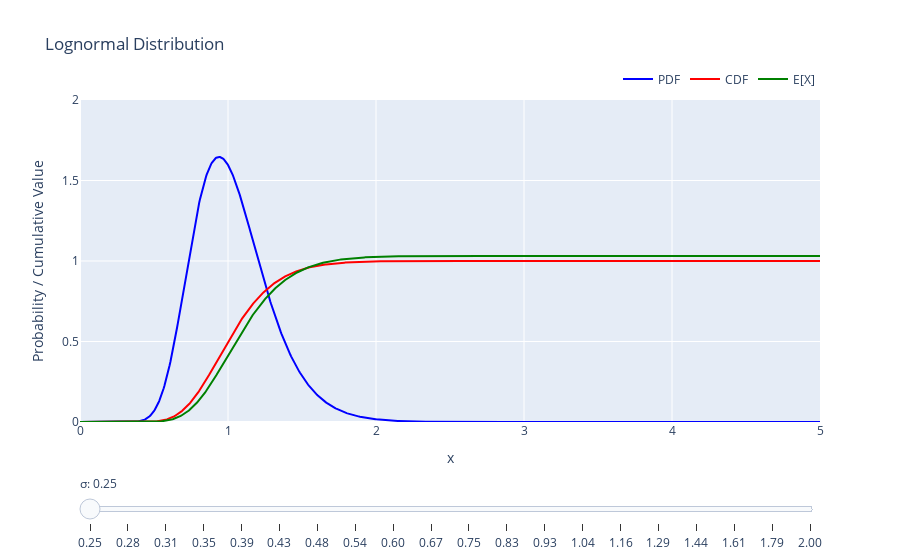

Notebook code cell kept with this figure:
### Markdown cell above
## Lognormal Distribution

The lognormal distribution is a continuous probability distribution of a random variable whose logarithm is normally distributed. If X is a random variable with a normal distribution, then Y = exp(X) has a lognormal distribution.

### Probability Density Function (PDF)

For a lognormal distribution with parameters μ and σ, the probability density function is given by:

$$f(x; μ, σ) = \frac{1}{x σ \sqrt{2π}} \exp\left(-\frac{(\ln x - μ)^2}{2σ^2}\right)$$

where:
- x > 0 is the random variable
- μ is the mean of the natural logarithm of the variable
- σ is the standard deviation of the natural logarithm of the variable

### Cumulative Distribution Function (CDF)

The cumulative distribution function is:

$$F(x; μ, σ) = \frac{1}{2} + \frac{1}{2}\text{erf}\left(\frac{\ln x - μ}{σ\sqrt{2}}\right)$$

where erf is the error function.

### Properties

1. Mean: $E[X] = \exp(μ + \frac{σ^2}{2})$
2. Median: $\text{Median}[X] = \exp(μ)$
3. Variance: $\text{Var}[X] = [\exp(σ^2) - 1]\exp(2μ + σ^2)$

The lognormal distribution is often used to model variables that are the product of many independent, identically-distributed variables, due to the central limit theorem.

### Partial Expectation of Lognormal Distribution

For a lognormal distribution, the partial expectation E[X|X<x] represents the expected value of X given that X is less than some value x. This can be calculated using the following formula:

$$E[X|X<x] = \int_0^x t \cdot f(t) dt$$

where f(t) is the probability density function (PDF) of the lognormal distribution.

For a lognormal distribution with parameters μ and σ, this integral can be expressed in terms of the cumulative distribution function of the standard normal distribution, Φ:

$$E[X|X<x] = e^{μ + \frac{σ^2}{2}} \cdot Φ\left(\frac{\ln x - μ - σ^2}{σ}\right)$$

where:
- x is the upper bound of integration
- μ is the mean of the natural logarithm of the variable
- σ is the standard deviation of the natural logarithm of the variable
- Φ is the cumulative distribution function of the standard normal distribution

The function E[X|X<x] starts at 0 when x = 0 and approaches the mean of the lognormal distribution, $e^{μ + \frac{σ^2}{2}}$, as x approaches infinity.

This partial expectation is useful in various applications, such as in finance for calculating expected shortfall, or in reliability engineering for determining expected lifetime under certain conditions.

### Code cell
import numpy as np
import plotly.graph_objects as go
from plotly.subplots import make_subplots
from scipy.stats import lognorm
from scipy.integrate import cumtrapz

x_range = [0, 5]
y_range = [0, 2]

# Generate x values
x = np.linspace(*x_range, 1000)

# Create the figure
fig = make_subplots(rows=1, cols=1)

# Generate sigma values on a log scale
sigmas = np.logspace(np.log10(0.25), np.log10(2), 20)

# Create lognormal distribution traces for different sigmas
for sigma in sigmas:
    # PDF
    pdf = lognorm.pdf(x, s=sigma, scale=np.exp(0))
    pdf_trace = go.Scatter(x=x, y=pdf, mode='lines', name='PDF', visible=False, line=dict(color='blue'))
    fig.add_trace(pdf_trace)

    # CDF
    cdf = lognorm.cdf(x, s=sigma, scale=np.exp(0))
    cdf_trace = go.Scatter(x=x, y=cdf, mode='lines', name='CDF', visible=False, line=dict(color='red'))
    fig.add_trace(cdf_trace)

    # First moment (Expected value function)
    moment_function = cumtrapz(x * pdf, x, initial=0)
    moment_trace = go.Scatter(x=x, y=moment_function, mode='lines', name='E[X]', visible=False, line=dict(color='green'))
    fig.add_trace(moment_trace)

# Make the first set of traces visible
fig.data[0].visible = True
fig.data[1].visible = True
fig.data[2].visible = True

# Create slider
steps = []
for i in range(len(sigmas)):
    step = dict(
        method="update",
        args=[
            {"visible": [False] * (3 * len(sigmas))},
            {"title": f"Lognormal Distribution"}
        ],
        label=f"{sigmas[i]:.2f}"
    )
    step["args"][0]["visible"][3*i:3*i+3] = [True, True, True]  # Make the i-th set of traces visible
    steps.append(step)

sliders = [dict(
    active=0,
    currentvalue={"prefix": "σ: "},
    pad={"t": 50},
    steps=steps
)]

# Update layout
fig.update_layout(
    sliders=sliders,
    title="Lognormal Distribution",
    xaxis_title='x',
    yaxis_title='Probability / Cumulative Value',
    showlegend=True,
    legend=dict(orientation="h", yanchor="bottom", y=1.02, xanchor="right", x=1),
    xaxis=dict(range=x_range),
    yaxis=dict(range=y_range)
)

# Show the plot
fig.show()

### Figure 1 — Plotly figure (JSON) as saved in the notebook; plotly's stock layout.template omitted (floating-point values rounded to 4 significant figures; data arrays with more than 128 entries replaced by an {"elided": "..."} marker saying what was removed)
{"data": [{"line": {"color": "blue"}, "mode": "lines", "name": "PDF", "type": "scatter", "visible": true, "x": {"elided": "1000 float values"}, "y": {"elided": "1000 float values"}}, {"line": {"color": "red"}, "mode": "lines", "name": "CDF", "type": "scatter", "visible": true, "x": {"elided": "1000 float values"}, "y": {"elided": "1000 float values"}}, {"line": {"color": "green"}, "mode": "lines", "name": "E[X]", "type": "scatter", "visible": true, "x": {"elided": "1000 float values"}, "y": {"elided": "1000 float values"}}, {"line": {"color": "blue"}, "mode": "lines", "name": "PDF", "type": "scatter", "visible": false, "x": {"elided": "1000 float values"}, "y": {"elided": "1000 float values"}}, {"line": {"color": "red"}, "mode": "lines", "name": "CDF", "type": "scatter", "visible": false, "x": {"elided": "1000 float values"}, "y": {"elided": "1000 float values"}}, {"line": {"color": "green"}, "mode": "lines", "name": "E[X]", "type": "scatter", "visible": false, "x": {"elided": "1000 float values"}, "y": {"elided": "1000 float values"}}, {"line": {"color": "blue"}, "mode": "lines", "name": "PDF", "type": "scatter", "visible": false, "x": {"elided": "1000 float values"}, "y": {"elided": "1000 float values"}}, {"line": {"color": "red"}, "mode": "lines", "name": "CDF", "type": "scatter", "visible": false, "x": {"elided": "1000 float values"}, "y": {"elided": "1000 float values"}}, {"line": {"color": "green"}, "mode": "lines", "name": "E[X]", "type": "scatter", "visible": false, "x": {"elided": "1000 float values"}, "y": {"elided": "1000 float values"}}, {"line": {"color": "blue"}, "mode": "lines", "name": "PDF", "type": "scatter", "visible": false, "x": {"elided": "1000 float values"}, "y": {"elided": "1000 float values"}}, {"line": {"color": "red"}, "mode": "lines", "name": "CDF", "type": "scatter", "visible": false, "x": {"elided": "1000 float values"}, "y": {"elided": "1000 float values"}}, {"line": {"color": "green"}, "mode": "lines", "name": "E[X]", "type": "scatter", "visible": false, "x": {"elided": "1000 float values"}, "y": {"elided": "1000 float values"}}, {"line": {"color": "blue"}, "mode": "lines", "name": "PDF", "type": "scatter", "visible": false, "x": {"elided": "1000 float values"}, "y": {"elided": "1000 float values"}}, {"line": {"color": "red"}, "mode": "lines", "name": "CDF", "type": "scatter", "visible": false, "x": {"elided": "1000 float values"}, "y": {"elided": "1000 float values"}}, {"line": {"color": "green"}, "mode": "lines", "name": "E[X]", "type": "scatter", "visible": false, "x": {"elided": "1000 float values"}, "y": {"elided": "1000 float values"}}, {"line": {"color": "blue"}, "mode": "lines", "name": "PDF", "type": "scatter", "visible": false, "x": {"elided": "1000 float values"}, "y": {"elided": "1000 float values"}}, {"line": {"color": "red"}, "mode": "lines", "name": "CDF", "type": "scatter", "visible": false, "x": {"elided": "1000 float values"}, "y": {"elided": "1000 float values"}}, {"line": {"color": "green"}, "mode": "lines", "name": "E[X]", "type": "scatter", "visible": false, "x": {"elided": "1000 float values"}, "y": {"elided": "1000 float values"}}, {"line": {"color": "blue"}, "mode": "lines", "name": "PDF", "type": "scatter", "visible": false, "x": {"elided": "1000 float values"}, "y": {"elided": "1000 float values"}}, {"line": {"color": "red"}, "mode": "lines", "name": "CDF", "type": "scatter", "visible": false, "x": {"elided": "1000 float values"}, "y": {"elided": "1000 float values"}}, {"line": {"color": "green"}, "mode": "lines", "name": "E[X]", "type": "scatter", "visible": false, "x": {"elided": "1000 float values"}, "y": {"elided": "1000 float values"}}, {"line": {"color": "blue"}, "mode": "lines", "name": "PDF", "type": "scatter", "visible": false, "x": {"elided": "1000 float values"}, "y": {"elided": "1000 float values"}}, {"line": {"color": "red"}, "mode": "lines", "name": "CDF", "type": "scatter", "visible": false, "x": {"elided": "1000 float values"}, "y": {"elided": "1000 float values"}}, {"line": {"color": "green"}, "mode": "lines", "name": "E[X]", "type": "scatter", "visible": false, "x": {"elided": "1000 float values"}, "y": {"elided": "1000 float values"}}, {"line": {"color": "blue"}, "mode": "lines", "name": "PDF", "type": "scatter", "visible": false, "x": {"elided": "1000 float values"}, "y": {"elided": "1000 float values"}}, {"line": {"color": "red"}, "mode": "lines", "name": "CDF", "type": "scatter", "visible": false, "x": {"elided": "1000 float values"}, "y": {"elided": "1000 float values"}}, {"line": {"color": "green"}, "mode": "lines", "name": "E[X]", "type": "scatter", "visible": false, "x": {"elided": "1000 float values"}, "y": {"elided": "1000 float values"}}, {"line": {"color": "blue"}, "mode": "lines", "name": "PDF", "type": "scatter", "visible": false, "x": {"elided": "1000 float values"}, "y": {"elided": "1000 float values"}}, {"line": {"color": "red"}, "mode": "lines", "name": "CDF", "type": "scatter", "visible": false, "x": {"elided": "1000 float values"}, "y": {"elided": "1000 float values"}}, {"line": {"color": "green"}, "mode": "lines", "name": "E[X]", "type": "scatter", "visible": false, "x": {"elided": "1000 float values"}, "y": {"elided": "1000 float values"}}, {"line": {"color": "blue"}, "mode": "lines", "name": "PDF", "type": "scatter", "visible": false, "x": {"elided": "1000 float values"}, "y": {"elided": "1000 float values"}}, {"line": {"color": "red"}, "mode": "lines", "name": "CDF", "type": "scatter", "visible": false, "x": {"elided": "1000 float values"}, "y": {"elided": "1000 float values"}}, {"line": {"color": "green"}, "mode": "lines", "name": "E[X]", "type": "scatter", "visible": false, "x": {"elided": "1000 float values"}, "y": {"elided": "1000 float values"}}, {"line": {"color": "blue"}, "mode": "lines", "name": "PDF", "type": "scatter", "visible": false, "x": {"elided": "1000 float values"}, "y": {"elided": "1000 float values"}}, {"line": {"color": "red"}, "mode": "lines", "name": "CDF", "type": "scatter", "visible": false, "x": {"elided": "1000 float values"}, "y": {"elided": "1000 float values"}}, {"line": {"color": "green"}, "mode": "lines", "name": "E[X]", "type": "scatter", "visible": false, "x": {"elided": "1000 float values"}, "y": {"elided": "1000 float values"}}, {"line": {"color": "blue"}, "mode": "lines", "name": "PDF", "type": "scatter", "visible": false, "x": {"elided": "1000 float values"}, "y": {"elided": "1000 float values"}}, {"line": {"color": "red"}, "mode": "lines", "name": "CDF", "type": "scatter", "visible": false, "x": {"elided": "1000 float values"}, "y": {"elided": "1000 float values"}}, {"line": {"color": "green"}, "mode": "lines", "name": "E[X]", "type": "scatter", "visible": false, "x": {"elided": "1000 float values"}, "y": {"elided": "1000 float values"}}, {"line": {"color": "blue"}, "mode": "lines", "name": "PDF", "type": "scatter", "visible": false, "x": {"elided": "1000 float values"}, "y": {"elided": "1000 float values"}}, {"line": {"color": "red"}, "mode": "lines", "name": "CDF", "type": "scatter", "visible": false, "x": {"elided": "1000 float values"}, "y": {"elided": "1000 float values"}}, {"line": {"color": "green"}, "mode": "lines", "name": "E[X]", "type": "scatter", "visible": false, "x": {"elided": "1000 float values"}, "y": {"elided": "1000 float values"}}, {"line": {"color": "blue"}, "mode": "lines", "name": "PDF", "type": "scatter", "visible": false, "x": {"elided": "1000 float values"}, "y": {"elided": "1000 float values"}}, {"line": {"color": "red"}, "mode": "lines", "name": "CDF", "type": "scatter", "visible": false, "x": {"elided": "1000 float values"}, "y": {"elided": "1000 float values"}}, {"line": {"color": "green"}, "mode": "lines", "name": "E[X]", "type": "scatter", "visible": false, "x": {"elided": "1000 float values"}, "y": {"elided": "1000 float values"}}, {"line": {"color": "blue"}, "mode": "lines", "name": "PDF", "type": "scatter", "visible": false, "x": {"elided": "1000 float values"}, "y": {"elided": "1000 float values"}}, {"line": {"color": "red"}, "mode": "lines", "name": "CDF", "type": "scatter", "visible": false, "x": {"elided": "1000 float values"}, "y": {"elided": "1000 float values"}}, {"line": {"color": "green"}, "mode": "lines", "name": "E[X]", "type": "scatter", "visible": false, "x": {"elided": "1000 float values"}, "y": {"elided": "1000 float values"}}, {"line": {"color": "blue"}, "mode": "lines", "name": "PDF", "type": "scatter", "visible": false, "x": {"elided": "1000 float values"}, "y": {"elided": "1000 float values"}}, {"line": {"color": "red"}, "mode": "lines", "name": "CDF", "type": "scatter", "visible": false, "x": {"elided": "1000 float values"}, "y": {"elided": "1000 float values"}}, {"line": {"color": "green"}, "mode": "lines", "name": "E[X]", "type": "scatter", "visible": false, "x": {"elided": "1000 float values"}, "y": {"elided": "1000 float values"}}, {"line": {"color": "blue"}, "mode": "lines", "name": "PDF", "type": "scatter", "visible": false, "x": {"elided": "1000 float values"}, "y": {"elided": "1000 float values"}}, {"line": {"color": "red"}, "mode": "lines", "name": "CDF", "type": "scatter", "visible": false, "x": {"elided": "1000 float values"}, "y": {"elided": "1000 float values"}}, {"line": {"color": "green"}, "mode": "lines", "name": "E[X]", "type": "scatter", "visible": false, "x": {"elided": "1000 float values"}, "y": {"elided": "1000 float values"}}, {"line": {"color": "blue"}, "mode": "lines", "name": "PDF", "type": "scatter", "visible": false, "x": {"elided": "1000 float values"}, "y": {"elided": "1000 float values"}}, {"line": {"color": "red"}, "mode": "lines", "name": "CDF", "type": "scatter", "visible": false, "x": {"elided": "1000 float values"}, "y": {"elided": "1000 float values"}}, {"line": {"color": "green"}, "mode": "lines", "name": "E[X]", "type": "scatter", "visible": false, "x": {"elided": "1000 float values"}, "y": {"elided": "1000 float values"}}, {"line": {"color": "blue"}, "mode": "lines", "name": "PDF", "type": "scatter", "visible": false, "x": {"elided": "1000 float values"}, "y": {"elided": "1000 float values"}}, {"line": {"color": "red"}, "mode": "lines", "name": "CDF", "type": "scatter", "visible": false, "x": {"elided": "1000 float values"}, "y": {"elided": "1000 float values"}}, {"line": {"color": "green"}, "mode": "lines", "name": "E[X]", "type": "scatter", "visible": false, "x": {"elided": "1000 float values"}, "y": {"elided": "1000 float values"}}], "layout": {"legend": {"orientation": "h", "x": 1, "xanchor": "right", "y": 1.02, "yanchor": "bottom"}, "showlegend": true, "sliders": [{"active": 0, "currentvalue": {"prefix": "σ: "}, "pad": {"t": 50}, "steps": [{"args": [{"visible": [true, true, true, false, false, false, false, false, false, false, false, false, false, false, false, false, false, false, false, false, false, false, false, false, false, false, false, false, false, false, false, false, false, false, false, false, false, false, false, false, false, false, false, false, false, false, false, false, false, false, false, false, false, false, false, false, false, false, false, false]}, {"title": "Lognormal Distribution"}], "label": "0.25", "method": "update"}, {"args": [{"visible": [false, false, false, true, true, true, false, false, false, false, false, false, false, false, false, false, false, false, false, false, false, false, false, false, false, false, false, false, false, false, false, false, false, false, false, false, false, false, false, false, false, false, false, false, false, false, false, false, false, false, false, false, false, false, false, false, false, false, false, false]}, {"title": "Lognormal Distribution"}], "label": "0.28", "method": "update"}, {"args": [{"visible": [false, false, false, false, false, false, true, true, true, false, false, false, false, false, false, false, false, false, false, false, false, false, false, false, false, false, false, false, false, false, false, false, false, false, false, false, false, false, false, false, false, false, false, false, false, false, false, false, false, false, false, false, false, false, false, false, false, false, false, false]}, {"title": "Lognormal Distribution"}], "label": "0.31", "method": "update"}, {"args": [{"visible": [false, false, false, false, false, false, false, false, false, true, true, true, false, false, false, false, false, false, false, false, false, false, false, false, false, false, false, false, false, false, false, false, false, false, false, false, false, false, false, false, false, false, false, false, false, false, false, false, false, false, false, false, false, false, false, false, false, false, false, false]}, {"title": "Lognormal Distribution"}], "label": "0.35", "method": "update"}, {"args": [{"visible": [false, false, false, false, false, false, false, false, false, false, false, false, true, true, true, false, false, false, false, false, false, false, false, false, false, false, false, false, false, false, false, false, false, false, false, false, false, false, false, false, false, false, false, false, false, false, false, false, false, false, false, false, false, false, false, false, false, false, false, false]}, {"title": "Lognormal Distribution"}], "label": "0.39", "method": "update"}, {"args": [{"visible": [false, false, false, false, false, false, false, false, false, false, false, false, false, false, false, true, true, true, false, false, false, false, false, false, false, false, false, false, false, false, false, false, false, false, false, false, false, false, false, false, false, false, false, false, false, false, false, false, false, false, false, false, false, false, false, false, false, false, false, false]}, {"title": "Lognormal Distribution"}], "label": "0.43", "method": "update"}, {"args": [{"visible": [false, false, false, false, false, false, false, false, false, false, false, false, false, false, false, false, false, false, true, true, true, false, false, false, false, false, false, false, false, false, false, false, false, false, false, false, false, false, false, false, false, false, false, false, false, false, false, false, false, false, false, false, false, false, false, false, false, false, false, false]}, {"title": "Lognormal Distribution"}], "label": "0.48", "method": "update"}, {"args": [{"visible": [false, false, false, false, false, false, false, false, false, false, false, false, false, false, false, false, false, false, false, false, false, true, true, true, false, false, false, false, false, false, false, false, false, false, false, false, false, false, false, false, false, false, false, false, false, false, false, false, false, false, false, false, false, false, false, false, false, false, false, false]}, {"title": "Lognormal Distribution"}], "label": "0.54", "method": "update"}, {"args": [{"visible": [false, false, false, false, false, false, false, false, false, false, false, false, false, false, false, false, false, false, false, false, false, false, false, false, true, true, true, false, false, false, false, false, false, false, false, false, false, false, false, false, false, false, false, false, false, false, false, false, false, false, false, false, false, false, false, false, false, false, false, false]}, {"title": "Lognormal Distribution"}], "label": "0.60", "method": "update"}, {"args": [{"visible": [false, false, false, false, false, false, false, false, false, false, false, false, false, false, false, false, false, false, false, false, false, false, false, false, false, false, false, true, true, true, false, false, false, false, false, false, false, false, false, false, false, false, false, false, false, false, false, false, false, false, false, false, false, false, false, false, false, false, false, false]}, {"title": "Lognormal Distribution"}], "label": "0.67", "method": "update"}, {"args": [{"visible": [false, false, false, false, false, false, false, false, false, false, false, false, false, false, false, false, false, false, false, false, false, false, false, false, false, false, false, false, false, false, true, true, true, false, false, false, false, false, false, false, false, false, false, false, false, false, false, false, false, false, false, false, false, false, false, false, false, false, false, false]}, {"title": "Lognormal Distribution"}], "label": "0.75", "method": "update"}, {"args": [{"visible": [false, false, false, false, false, false, false, false, false, false, false, false, false, false, false, false, false, false, false, false, false, false, false, false, false, false, false, false, false, false, false, false, false, true, true, true, false, false, false, false, false, false, false, false, false, false, false, false, false, false, false, false, false, false, false, false, false, false, false, false]}, {"title": "Lognormal Distribution"}], "label": "0.83", "method": "update"}, {"args": [{"visible": [false, false, false, false, false, false, false, false, false, false, false, false, false, false, false, false, false, false, false, false, false, false, false, false, false, false, false, false, false, false, false, false, false, false, false, false, true, true, true, false, false, false, false, false, false, false, false, false, false, false, false, false, false, false, false, false, false, false, false, false]}, {"title": "Lognormal Distribution"}], "label": "0.93", "method": "update"}, {"args": [{"visible": [false, false, false, false, false, false, false, false, false, false, false, false, false, false, false, false, false, false, false, false, false, false, false, false, false, false, false, false, false, false, false, false, false, false, false, false, false, false, false, true, true, true, false, false, false, false, false, false, false, false, false, false, false, false, false, false, false, false, false, false]}, {"title": "Lognormal Distribution"}], "label": "1.04", "method": "update"}, {"args": [{"visible": [false, false, false, false, false, false, false, false, false, false, false, false, false, false, false, false, false, false, false, false, false, false, false, false, false, false, false, false, false, false, false, false, false, false, false, false, false, false, false, false, false, false, true, true, true, false, false, false, false, false, false, false, false, false, false, false, false, false, false, false]}, {"title": "Lognormal Distribution"}], "label": "1.16", "method": "update"}, {"args": [{"visible": [false, false, false, false, false, false, false, false, false, false, false, false, false, false, false, false, false, false, false, false, false, false, false, false, false, false, false, false, false, false, false, false, false, false, false, false, false, false, false, false, false, false, false, false, false, true, true, true, false, false, false, false, false, false, false, false, false, false, false, false]}, {"title": "Lognormal Distribution"}], "label": "1.29", "method": "update"}, {"args": [{"visible": [false, false, false, false, false, false, false, false, false, false, false, false, false, false, false, false, false, false, false, false, false, false, false, false, false, false, false, false, false, false, false, false, false, false, false, false, false, false, false, false, false, false, false, false, false, false, false, false, true, true, true, false, false, false, false, false, false, false, false, false]}, {"title": "Lognormal Distribution"}], "label": "1.44", "method": "update"}, {"args": [{"visible": [false, false, false, false, false, false, false, false, false, false, false, false, false, false, false, false, false, false, false, false, false, false, false, false, false, false, false, false, false, false, false, false, false, false, false, false, false, false, false, false, false, false, false, false, false, false, false, false, false, false, false, true, true, true, false, false, false, false, false, false]}, {"title": "Lognormal Distribution"}], "label": "1.61", "method": "update"}, {"args": [{"visible": [false, false, false, false, false, false, false, false, false, false, false, false, false, false, false, false, false, false, false, false, false, false, false, false, false, false, false, false, false, false, false, false, false, false, false, false, false, false, false, false, false, false, false, false, false, false, false, false, false, false, false, false, false, false, true, true, true, false, false, false]}, {"title": "Lognormal Distribution"}], "label": "1.79", "method": "update"}, {"args": [{"visible": [false, false, false, false, false, false, false, false, false, false, false, false, false, false, false, false, false, false, false, false, false, false, false, false, false, false, false, false, false, false, false, false, false, false, false, false, false, false, false, false, false, false, false, false, false, false, false, false, false, false, false, false, false, false, false, false, false, true, true, true]}, {"title": "Lognormal Distribution"}], "label": "2.00", "method": "update"}]}], "title": {"text": "Lognormal Distribution"}, "xaxis": {"anchor": "y", "domain": [0, 1], "range": [0, 5], "title": {"text": "x"}}, "yaxis": {"anchor": "x", "domain": [0, 1], "range": [0, 2], "title": {"text": "Probability / Cumulative Value"}}}}
